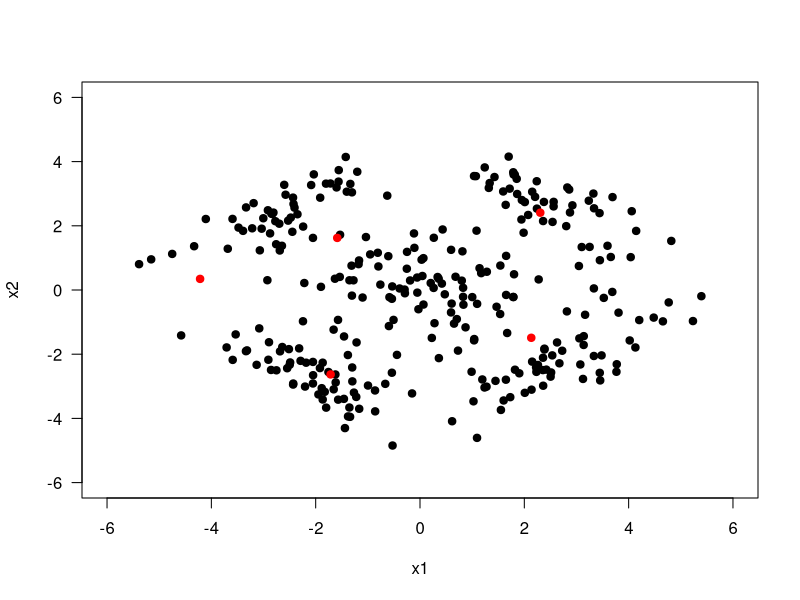
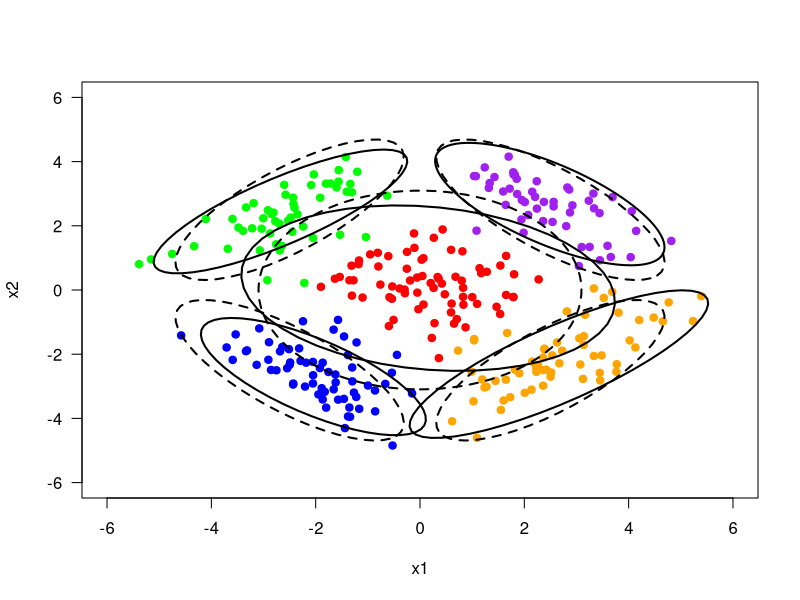

These figures' R source, in order:
# Written by Zafer Cavdar
# References: COMP 421 Textbook Introduction to Machine Learning, Ethem Alpaydin

library(MASS)
library(mixtools)
set.seed(521)
# mean parameters
class_means <- matrix(c(+2.5, +2.5,
                        -2.5, +2.5,
                        -2.5, -2.5,
                        +2.5, -2.5,
                         0.0,  0.0), 2, 5)
# covariance parameters
class_covariances <- array(c(+0.8, -0.6, -0.6, +0.8,
                             +0.8, +0.6, +0.6, +0.8,
                             +0.8, -0.6, -0.6, +0.8,
                             +0.8, +0.6, +0.6, +0.8,
                             +1.6,  0.0,  0.0, +1.6), c(2, 2, 5))
class_sizes <- c(50,50,50,50,100)

# generate random samples
points1 <- mvrnorm(n = class_sizes[1], mu = class_means[,1], Sigma = class_covariances[,,1])
points2 <- mvrnorm(n = class_sizes[2], mu = class_means[,2], Sigma = class_covariances[,,2])
points3 <- mvrnorm(n = class_sizes[3], mu = class_means[,3], Sigma = class_covariances[,,3])
points4 <- mvrnorm(n = class_sizes[4], mu = class_means[,4], Sigma = class_covariances[,,4])
points5 <- mvrnorm(n = class_sizes[5], mu = class_means[,5], Sigma = class_covariances[,,5])
X <- rbind(points1, points2, points3, points4, points5)

H <- ncol(X)
N <- sum(class_sizes)
# plot data points generated
plot(X[,1], X[,2], type = "p", pch = 19, col = "black", las = 1,
     xlim = c(-6, 6), ylim = c(-6, 6),
     xlab = "x1", ylab = "x2")

# 2- run k-means clustering for 2 times
K <- 5
centroids <- X[sample(1:N, K),]
D <- as.matrix(dist(rbind(centroids, X), method = "euclidean"))
D <- D[1:nrow(centroids), (nrow(centroids) + 1):(nrow(centroids) + nrow(X))]
assignments <<- sapply(1:ncol(D), function(i) {which.min(D[,i])})
for (k in 1:K) {
  centroids[k,] <- colMeans(X[assignments == k,])
} 
D <- as.matrix(dist(rbind(centroids, X), method = "euclidean"))
D <- D[1:nrow(centroids), (nrow(centroids) + 1):(nrow(centroids) + nrow(X))]
assignments <<- sapply(1:ncol(D), function(i) {which.min(D[,i])})
for (k in 1:K) {
  centroids[k,] <- colMeans(X[assignments == k,])
}
points(centroids, col="red", pch=19, type = "p")

# 3- calculate initial covariances and prior probs
prior <- sapply(1:K, function (c){
  sum(assignments == c)
}) / N
covariances <- t(sapply(1:K, function (c) {
  cov(X[assignments == c,])
}))
means <- centroids

get_covariances <- function (c) {
  return(matrix(covariances[c,],2,2))
}

for (it in 1:100) {
  Gic <- function (i, c) {
    prior[c] * ((det(get_covariances(c)))^(-0.5)) *
      exp((-0.5)* matrix((X[i,]- means[c,]), ncol=2) %*% t((X[i,]- means[c,]) %*% (solve(get_covariances(c)))))
  }
  
  gic <- matrix(nrow=N, ncol=5)
  for (i in 1:N) {
    for (c in 1:K) {
      gic[i,c] <- Gic(i,c)
    }
  }
  
  gicsum <- rep(0, N)
  for (i in 1:N) {
    gicsum[i] <-sum(sapply(1:K, function (c) {
      gic[i,c]
    }))
  }
  
  hic <- function (i,c) {
    gic[i,c] / gicsum[i]
  }
  
  # update priors
  for (c in 1:K) {
    sum <- 0
    for (i in 1:N) {
      sum <- sum + hic(i,c)
    }
    prior[c] <- sum / length(X)
  }
  
  # update means
  for (c in 1:K) {
    f_sum <- c(0,0)
    h_sum <- 0
    for (i in 1:N) {
      h <- hic(i,c)
      f_sum <- f_sum + h * X[i,]
      h_sum <- h_sum + h
    }
    means[c, ] <- f_sum / h_sum
  }
  
  # update covs
  for (c in 1:K) {
    h_sum <- 0
    s_sum <- matrix(c(0,0,0,0),2,2)
    for (i in 1:N) {
      h <- hic(i,c)
      s_sum <- s_sum + (X[i, ] - means[c,]) %*% t((X[i, ] - means[c,])) * h
      h_sum <- h_sum + h
    }
    covariances[c, ] <- s_sum / h_sum
  }
}

D <- as.matrix(dist(rbind(means, X), method = "euclidean"))
D <- D[1:nrow(means), (nrow(means) + 1):(nrow(means) + nrow(X))]
assignments <<- sapply(1:ncol(D), function(i) {which.min(D[,i])})

# plot data points generated
plot(X[assignments == 1, 1], X[assignments == 1, 2], type = "p", pch = 19, col = "red", las = 1,
     xlim = c(-6, 6), ylim = c(-6, 6),
     xlab = "x1", ylab = "x2")
points(X[assignments == 2, 1], X[assignments == 2, 2], type = "p", pch = 19, col = "orange")
points(X[assignments == 3, 1], X[assignments == 3, 2], type = "p", pch = 19, col = "blue")
points(X[assignments == 4, 1], X[assignments == 4, 2], type = "p", pch = 19, col = "green")
points(X[assignments == 5, 1], X[assignments == 5, 2], type = "p", pch = 19, col = "purple")

for(c in 1:K){
  ellipse(class_means[,c], class_covariances[,,c], alpha = .05, npoints = class_sizes[c], newplot = FALSE, draw = TRUE, lty=2, lwd=2)
  ellipse(means[c,], matrix(covariances[c,], 2,2), alpha = .05, npoints = class_sizes[c], newplot = FALSE, draw = TRUE, lwd=2)
}
